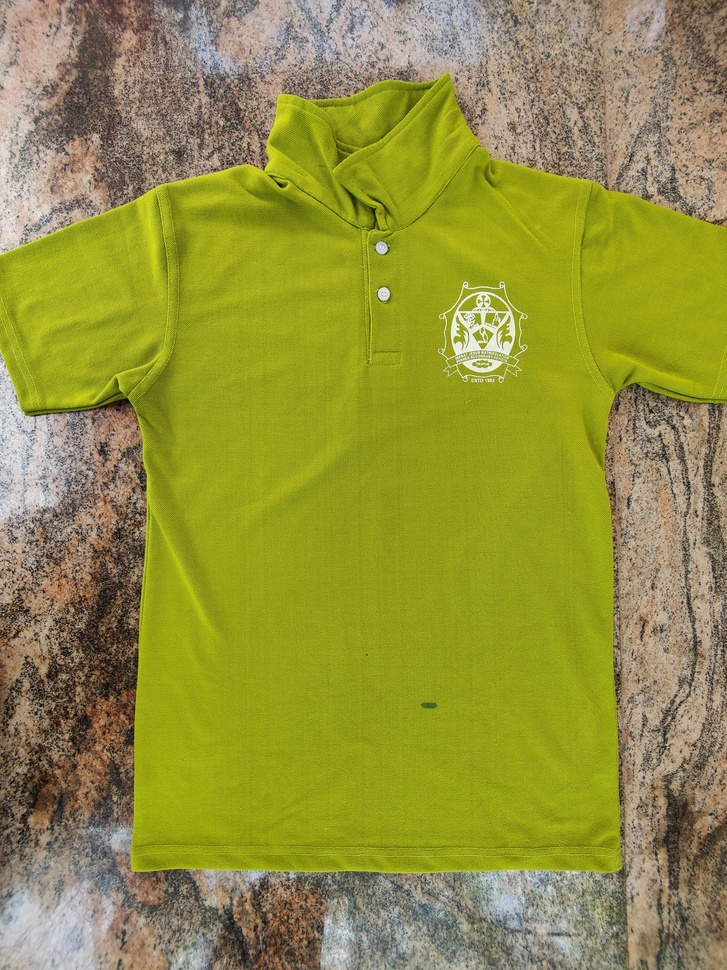
#> input picture Overlapper/test.jpeg, 727 x 970 px, shrunk from 3072 x 4096 before the run, given in place of the camera
$ python color_defect.py
#> lines starting #> are read from the running program, lines starting #| are printed output that depends on the picture; after the words box and inside, x2 and y2 are one past the last pixel; in counts of white or black regions, pixels touching at a corner belong together
import cv2
import numpy as np

def nothing(x):
    pass

# Create a black image, a window
cv2.namedWindow('image')

# create trackbars for color change
cv2.createTrackbar('H','image',0,255,nothing)  # Hue is in the range 0-255
cv2.createTrackbar('S','image',0,255,nothing)
cv2.createTrackbar('V','image',0,255,nothing)

cap = cv2.VideoCapture(0)

while True:
    ret, frame = cap.read()
#> frame is the input picture: shape (970, 727, 3); mean B, G, R 62.9, 145.6, 146.9
    if not ret:
        break

    # Apply Gaussian blur to reduce noise
    frame = cv2.GaussianBlur(frame, (5, 5), 0)

    # get current positions of trackbars
    h = cv2.getTrackbarPos('H','image')
    s = cv2.getTrackbarPos('S','image')
    v = cv2.getTrackbarPos('V','image')

    # Define range of red color in HSV
    lower_bound = np.array([h-10, s, v])
    upper_bound = np.array([h+10, 255, 255])

    # Threshold the HSV image to get only red color
    hsv = cv2.cvtColor(frame, cv2.COLOR_BGR2HSV)
#> hsv: shape (970, 727, 3); mean H, S, V 29.3, 147.8, 152.4
    mask = cv2.inRange(hsv, lower_bound, upper_bound)
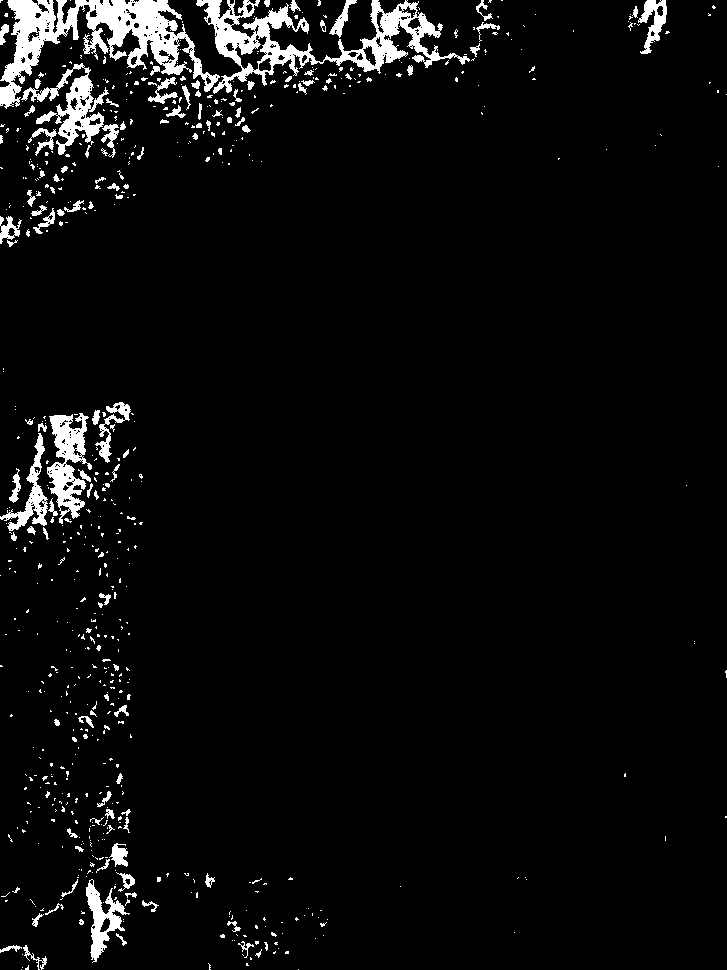
#> mask: shape (970, 727); 4.7% white; 684 white regions (561 under 20 px), largest, box (x1, y1, x2, y2) and area: (0, 0, 220, 109) 8186, (196, 0, 470, 94) 6856, (21, 63, 109, 155) 2396

    # Bitwise-AND mask and original image
    result = cv2.bitwise_and(frame, frame, mask=mask)
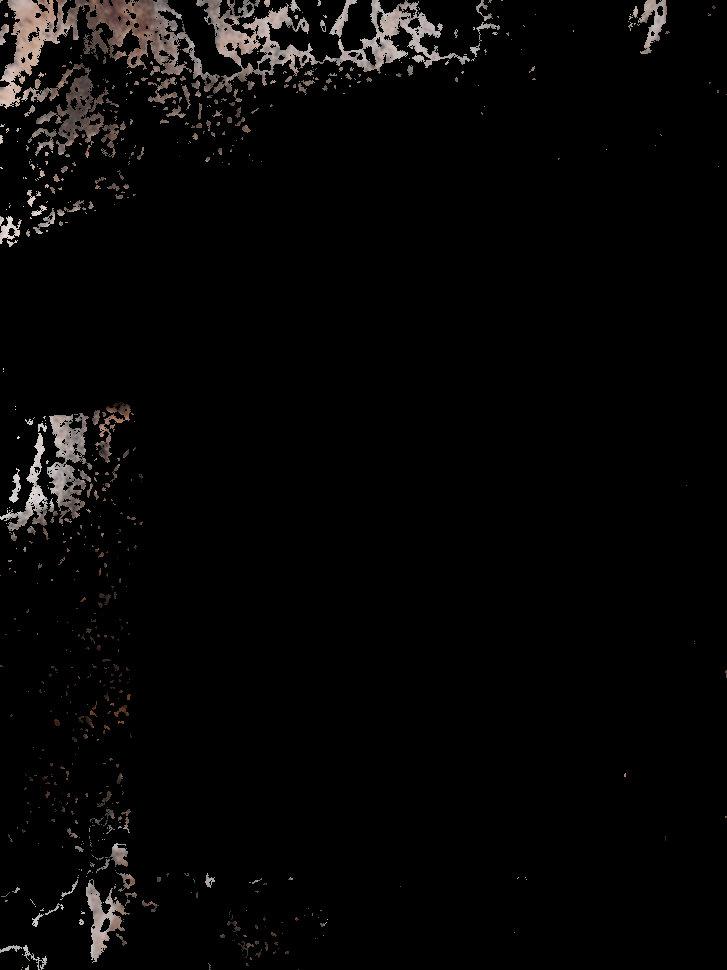
#> result: shape (970, 727, 3); mean B, G, R 5.8, 6.1, 6.9

    cv2.imshow('image', result)

    if cv2.waitKey(1) & 0xFF == 27:   # Esc key to stop
#> (key Esc is pressed here)
        break

cap.release()
cv2.destroyAllWindows()
